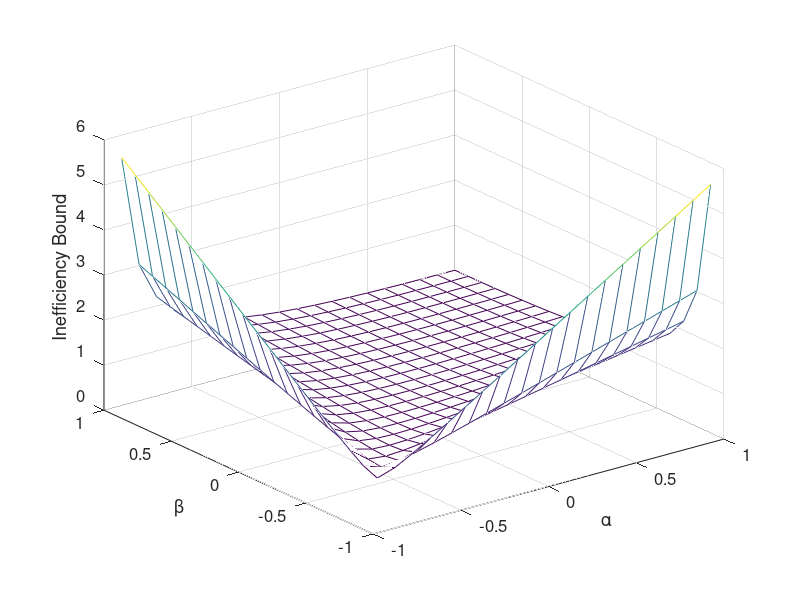

The MATLAB script that drew this image:
% This examples provides a plot of the inefficiency for 
% varying parameters in a simple system.

% Optimal Estimation of Dynamic Systems by Crassidis and Junkins
% Example 2.9

% Written by John L. Crassidis 9/03

% Other Required Routines: none

% Set R and Clear cost Variable
r=eye(2);clear cost
r=[1 0; 0 1];

% Get Mesh
jj=1;
ii=1;
for i=1:-0.1:-.99
 for j=1:-0.1:-.99
  rp=[1+i 0; 0 1+j];
  s=svd(rp^(-0.5)*r*rp^(-0.5));
  lmax=max(s);
  lmin=min(s);
  e=(lmax+lmin)^2/4/lmax/lmin;
  cost(ii,jj)=e;
  jj=jj+1;
 end
 ii=ii+1;
 jj=1;
end

% Plot Results
x=[1:-0.1:-.99]';
y=[1:-0.1:-.99]';
mesh(x,y,cost);
set(gca,'fontsize',12);
set(gca,'xtick',[-1 -0.5 0 0.5 1]);
set(gca,'ytick',[-1 -0.5 0 0.5 1]);
set(gca,'ztick',[0 1 2 3 4 5 6]);
xlabel('{\alpha}')
ylabel('{\beta}')
zlabel('Inefficiency Bound')